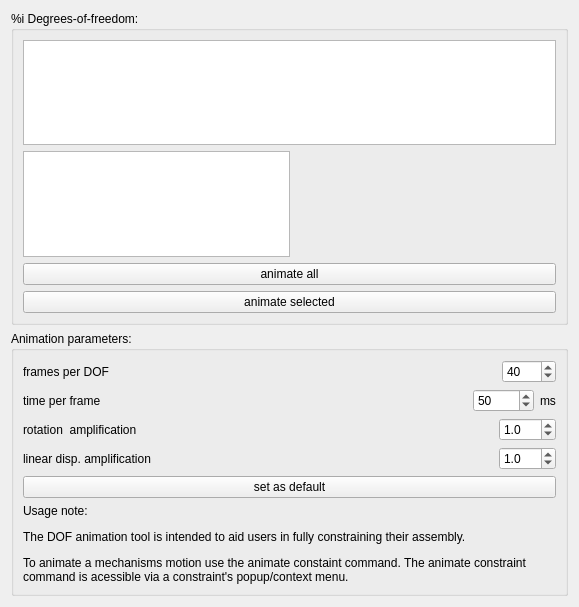
<?xml version="1.0" encoding="UTF-8"?>
<ui version="4.0">
 <class>Form</class>
 <widget class="QWidget" name="Form">
  <property name="geometry">
   <rect>
    <x>0</x>
    <y>0</y>
    <width>579</width>
    <height>607</height>
   </rect>
  </property>
  <property name="windowTitle">
   <string>DOF animation</string>
  </property>
  <layout class="QVBoxLayout" name="verticalLayout_3">
   <item>
    <widget class="QGroupBox" name="groupBox_DOF">
     <property name="sizePolicy">
      <sizepolicy hsizetype="Preferred" vsizetype="Preferred">
       <horstretch>0</horstretch>
       <verstretch>0</verstretch>
      </sizepolicy>
     </property>
     <property name="title">
      <string>%i Degrees-of-freedom:</string>
     </property>
     <layout class="QVBoxLayout" name="verticalLayout">
      <item>
       <widget class="QListWidget" name="listWidget_DOF">
        <property name="selectionMode">
         <enum>QAbstractItemView::MultiSelection</enum>
        </property>
       </widget>
      </item>
      <item>
       <layout class="QHBoxLayout" name="horizontalLayout">
        <item>
         <widget class="QListWidget" name="listWidget_DOF_2">
          <property name="selectionMode">
           <enum>QAbstractItemView::MultiSelection</enum>
          </property>
         </widget>
        </item>
        <item>
         <spacer name="horizontalSpacer">
          <property name="orientation">
           <enum>Qt::Horizontal</enum>
          </property>
          <property name="sizeHint" stdset="0">
           <size>
            <width>40</width>
            <height>20</height>
           </size>
          </property>
         </spacer>
        </item>
       </layout>
      </item>
      <item>
       <widget class="QPushButton" name="pushButton_animateAll">
        <property name="text">
         <string>animate all</string>
        </property>
       </widget>
      </item>
      <item>
       <widget class="QPushButton" name="pushButton_animateSelected">
        <property name="text">
         <string>animate selected</string>
        </property>
       </widget>
      </item>
     </layout>
    </widget>
   </item>
   <item>
    <widget class="QGroupBox" name="groupBox_2">
     <property name="sizePolicy">
      <sizepolicy hsizetype="Preferred" vsizetype="Preferred">
       <horstretch>0</horstretch>
       <verstretch>0</verstretch>
      </sizepolicy>
     </property>
     <property name="title">
      <string>Animation parameters:</string>
     </property>
     <layout class="QVBoxLayout" name="verticalLayout_2">
      <item>
       <layout class="QHBoxLayout" name="horizontalLayout_6">
        <item>
         <widget class="QLabel" name="label_6">
          <property name="text">
           <string>frames per DOF</string>
          </property>
         </widget>
        </item>
        <item>
         <spacer name="horizontalSpacer_4">
          <property name="orientation">
           <enum>Qt::Horizontal</enum>
          </property>
          <property name="sizeHint" stdset="0">
           <size>
            <width>40</width>
            <height>20</height>
           </size>
          </property>
         </spacer>
        </item>
        <item>
         <widget class="QSpinBox" name="spinBox_frames_per_DOF">
          <property name="minimum">
           <number>5</number>
          </property>
          <property name="maximum">
           <number>1000</number>
          </property>
          <property name="singleStep">
           <number>20</number>
          </property>
          <property name="value">
           <number>40</number>
          </property>
         </widget>
        </item>
       </layout>
      </item>
      <item>
       <layout class="QHBoxLayout" name="horizontalLayout_7">
        <item>
         <widget class="QLabel" name="label_7">
          <property name="text">
           <string>time per frame </string>
          </property>
         </widget>
        </item>
        <item>
         <spacer name="horizontalSpacer_5">
          <property name="orientation">
           <enum>Qt::Horizontal</enum>
          </property>
          <property name="sizeHint" stdset="0">
           <size>
            <width>40</width>
            <height>20</height>
           </size>
          </property>
         </spacer>
        </item>
        <item>
         <widget class="QSpinBox" name="spinBox_ms_per_frame">
          <property name="minimum">
           <number>1</number>
          </property>
          <property name="maximum">
           <number>10000</number>
          </property>
          <property name="value">
           <number>50</number>
          </property>
         </widget>
        </item>
        <item>
         <widget class="QLabel" name="label">
          <property name="text">
           <string>ms</string>
          </property>
         </widget>
        </item>
       </layout>
      </item>
      <item>
       <layout class="QHBoxLayout" name="horizontalLayout_2">
        <item>
         <widget class="QLabel" name="label_2">
          <property name="text">
           <string>rotation  amplification</string>
          </property>
         </widget>
        </item>
        <item>
         <spacer name="horizontalSpacer_2">
          <property name="orientation">
           <enum>Qt::Horizontal</enum>
          </property>
          <property name="sizeHint" stdset="0">
           <size>
            <width>40</width>
            <height>20</height>
           </size>
          </property>
         </spacer>
        </item>
        <item>
         <widget class="QDoubleSpinBox" name="doubleSpinBox_rotMag">
          <property name="decimals">
           <number>1</number>
          </property>
          <property name="minimum">
           <double>0.100000000000000</double>
          </property>
          <property name="value">
           <double>1.000000000000000</double>
          </property>
         </widget>
        </item>
       </layout>
      </item>
      <item>
       <layout class="QHBoxLayout" name="horizontalLayout_3">
        <item>
         <widget class="QLabel" name="label_3">
          <property name="text">
           <string>linear disp. amplification</string>
          </property>
         </widget>
        </item>
        <item>
         <spacer name="horizontalSpacer_3">
          <property name="orientation">
           <enum>Qt::Horizontal</enum>
          </property>
          <property name="sizeHint" stdset="0">
           <size>
            <width>40</width>
            <height>20</height>
           </size>
          </property>
         </spacer>
        </item>
        <item>
         <widget class="QDoubleSpinBox" name="doubleSpinBox_linMag">
          <property name="decimals">
           <number>1</number>
          </property>
          <property name="minimum">
           <double>0.100000000000000</double>
          </property>
          <property name="value">
           <double>1.000000000000000</double>
          </property>
         </widget>
        </item>
       </layout>
      </item>
      <item>
       <widget class="QPushButton" name="pushButton_set_as_default">
        <property name="text">
         <string>set as default</string>
        </property>
       </widget>
      </item>
      <item>
       <widget class="QLabel" name="label_4">
        <property name="text">
         <string>&lt;html&gt;&lt;head/&gt;&lt;body&gt;&lt;p&gt;Usage note:&lt;/p&gt;&lt;p&gt;The DOF animation tool is intended to aid users in fully constraining their assembly.&lt;/p&gt;&lt;p&gt;To animate a mechanisms motion use the animate constaint command. The animate constraint command is acessible via a constraint's popup/context menu.&lt;/p&gt;&lt;/body&gt;&lt;/html&gt;</string>
        </property>
        <property name="wordWrap">
         <bool>true</bool>
        </property>
       </widget>
      </item>
     </layout>
    </widget>
   </item>
  </layout>
 </widget>
 <resources/>
 <connections/>
</ui>
